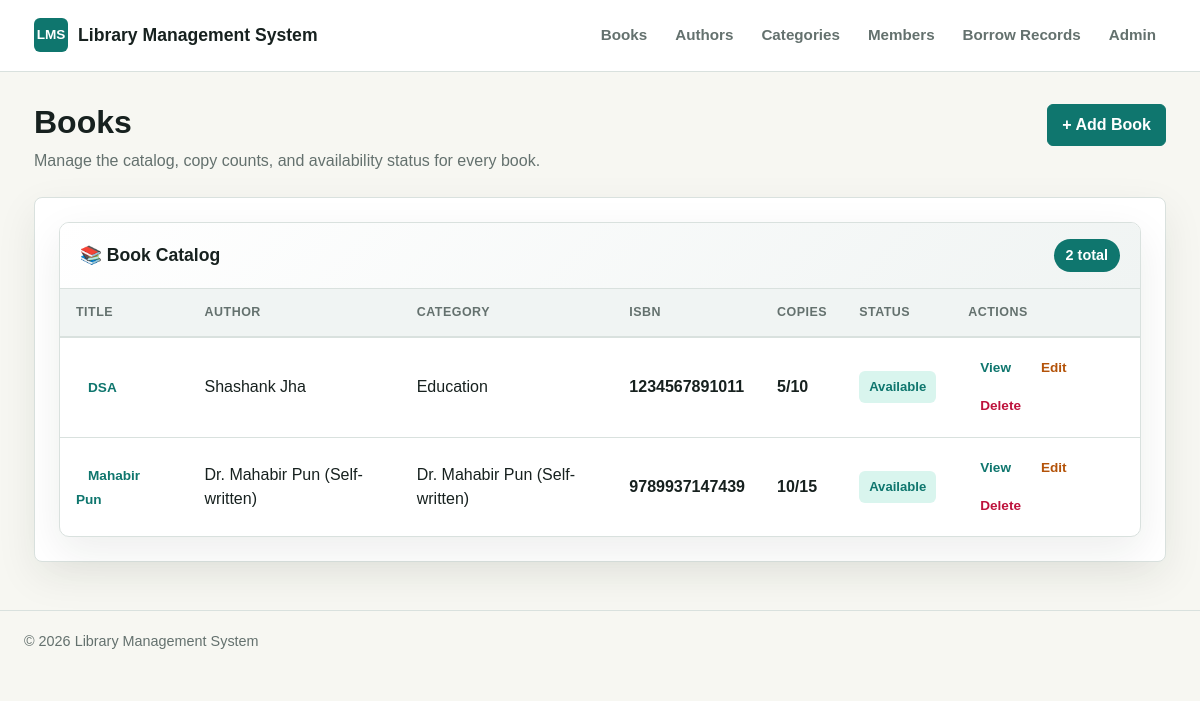
The page /books/ on the database its author committed.
### books/models.py (models this page shows, shortened)
class Book(models.Model):
    STATUS_CHOICES = [
        ('available', 'Available'),
        ('borrowed',  'Borrowed'),
        ('lost',      'Lost'),
    ]
    title = models.CharField(max_length=300)
    author = models.ForeignKey(
        Author,
        on_delete=models.CASCADE,
        related_name='books'
    )
    category = models.ForeignKey(
        Category,
        on_delete=models.SET_NULL,
        null=True, blank=True,
        related_name='books'
    )
    isbn = models.CharField(max_length=13, unique=True)
    published_date = models.DateField()
    description = models.TextField(blank=True)
    total_copies = models.PositiveIntegerField(default=1)
    available_copies = models.PositiveIntegerField(default=1)
    status = models.CharField(
        max_length=20,
        choices=STATUS_CHOICES,
        default='available'
    )
    cover_image = models.ImageField(
        upload_to='covers/',
        blank=True, null=True
    )
    created_at = models.DateTimeField(auto_now_add=True)
    class Meta:
        ordering = ['title']

### authors/models.py (models this page shows, shortened)
class Author(models.Model):
    name = models.CharField(max_length=200)
    bio = models.TextField(blank=True)
    email = models.EmailField(blank=True)
    created_at = models.DateTimeField(auto_now_add=True)
    class Meta:
        ordering = ['name']

### categories/models.py (models this page shows, shortened)
class Category(models.Model):
    name        = models.CharField(max_length=100, unique=True)
    description = models.TextField(blank=True)
    class Meta:
        ordering = ['name']
        verbose_name_plural = 'Categories'

### books/views.py (the view)
# urls.py: path('', views.books_list, name='list'),
def books_list(request):
    books = Book.objects.select_related('author', 'category').all()
    return render(
        request,
        'books/list.html',
        {'books': books}
    )

### books/templates/books/list.html (shortened to what this page needs)
{% extends 'base.html' %}
{% block page_title %}Books{% endblock %}
{% block page_subtitle %}
    <p>Manage the catalog, copy counts, and availability status for every book.</p>
{% endblock %}
{% block page_actions %}
    <a class="button" href="{% url 'books:create' %}">+ Add Book</a>
{% endblock %}
{% block content %}
    {% if books %}
        <div class="list-container">
            <div class="list-header">
                <h3>📚 Book Catalog</h3>
                <span class="book-count">{{ books|length }} total</span>
            </div>
            <div class="book-table-wrap">
                <table class="book-table">
                    <thead>
                        <tr>
                            <th scope="col">Title</th>
                            <th scope="col">Author</th>
                            <th scope="col">Category</th>
                            <th scope="col">ISBN</th>
                            <th scope="col">Copies</th>
                            <th scope="col">Status</th>
                            <th scope="col">Actions</th>
                        </tr>
                    </thead>
                    <tbody>
                        {% for book in books %}
                            <tr>
                                <td class="book-title">
                                    <a class="action-btn view" href="{% url 'books:detail' book.pk %}">
                                        {{ book.title }}
                                    </a>
                                </td>
                                <td>{{ book.author.name }}</td>
                                <td>{{ book.category.name|default:'No category' }}</td>
                                <td><strong>{{ book.isbn }}</strong></td>
                                <td><strong>{{ book.available_copies }}/{{ book.total_copies }}</strong></td>
                                <td>
                                    <span class="status-pill status-{{ book.status }}">
                                        {{ book.get_status_display }}
                                    </span>
                                </td>
                                <td>
                                    <div class="row-actions">
                                        <a class="action-btn view" href="{% url 'books:detail' book.pk %}">View</a>
                                        <a class="action-btn edit" href="{% url 'books:update' book.pk %}">Edit</a>
                                        <a class="action-btn delete" href="{% url 'books:delete' book.pk %}">Delete</a>
                                    </div>
                                </td>
                            </tr>
                        {% endfor %}
                    </tbody>
                </table>
            </div>
        </div>
    {% else %}
        <div class="empty-state">
            <h2>📚 No books yet</h2>
            <p>Add books after creating at least one author.</p>
            <a class="button" href="{% url 'books:create' %}">+ Add Book</a>
        </div>
    {% endif %}
{% endblock %}

### templates/base.html (shortened to what this page needs)
{% load static %}
<!DOCTYPE html>
<html lang="en">
<head>
</head>
<body class="{% block body_class %}{% endblock %}">
    {% url 'admin:index' as admin_url %}
    {% url 'books:list' as books_url %}
    {% url 'authors:list' as authors_url %}
    {% url 'categories:list' as categories_url %}
    {% url 'members:list' as members_url %}
    {% url 'borrow_records:list' as borrow_records_url %}
    <header class="site-header">
        <div class="header-inner">
            <a class="brand" href="{{ admin_url|default:'/' }}" aria-label="Library Management System home">
                <span class="brand-mark">LMS</span>
                <span>Library Management System</span>
            </a>
            <nav class="nav-links" aria-label="Primary navigation">
                <a href="{{ books_url|default:'#' }}">Books</a>
                <a href="{{ authors_url|default:'#' }}">Authors</a>
                <a href="{{ categories_url|default:'#' }}">Categories</a>
                <a href="{{ members_url|default:'#' }}">Members</a>
                <a href="{{ borrow_records_url|default:'#' }}">Borrow Records</a>
                <a href="{{ admin_url|default:'#' }}">Admin</a>
            </nav>
        </div>
    </header>
    <main class="page">
        {% block page_header %}
            <section class="page-heading">
                <div>
                    <h1>{% block page_title %}Library Dashboard{% endblock %}</h1>
                    {% block page_subtitle %}{% endblock %}
                </div>
                <div class="page-actions">
                    {% block page_actions %}{% endblock %}
                </div>
            </section>
        {% endblock %}
        {% block content_wrapper %}
            <section class="content-panel">
                {% block content %}{% endblock %}
            </section>
        {% endblock %}
    </main>
    <footer class="site-footer">
        <div class="footer-inner">
            <span>&copy; {% now "Y" %} Library Management System</span>
        </div>
    </footer>
</body>
</html>

### templates/base.html (style rules this page uses)
:root { --bg: #f7f7f2; --surface: #ffffff; --surface-muted: #f0f4f3; --text: #17211f; --muted: #64716e; --border: #d9e1de; --brand: #0f766e; --brand-dark: #115e59; --accent: #b45309; --danger: #be123c; --shadow: 0 14px 40px rgba(23, 33, 31, 0.08); }
* { box-sizing: border-box; }
body { margin: 0; min-height: 100vh; background: var(--bg); color: var(--text); font-family: Arial, Helvetica, sans-serif; line-height: 1.5; }
a { color: inherit; text-decoration: none; }
.site-header { background: var(--surface); border-bottom: 1px solid var(--border); position: sticky; top: 0; z-index: 10; }
.header-inner { align-items: center; display: flex; gap: 24px; justify-content: space-between; margin: 0 auto; max-width: 1180px; padding: 16px 24px; }
.brand { align-items: center; display: inline-flex; gap: 10px; font-size: 1.1rem; font-weight: 700; letter-spacing: 0; white-space: nowrap; }
.brand-mark { align-items: center; background: var(--brand); border-radius: 6px; color: #ffffff; display: inline-flex; font-size: 0.85rem; height: 34px; justify-content: center; width: 34px; }
.nav-links { align-items: center; display: flex; flex-wrap: wrap; gap: 8px; justify-content: flex-end; }
.nav-links a { border-radius: 6px; color: var(--muted); font-size: 0.95rem; font-weight: 600; padding: 8px 10px; }
.page { margin: 0 auto; max-width: 1180px; padding: 32px 24px 48px; }
.page-heading { align-items: flex-start; display: flex; gap: 18px; justify-content: space-between; margin-bottom: 24px; }
.page-heading h1 { font-size: 2rem; line-height: 1.15; margin: 0; }
.page-heading p { color: var(--muted); margin: 8px 0 0; max-width: 700px; }
.page-actions { align-items: center; display: flex; flex-wrap: wrap; gap: 10px; justify-content: flex-end; }
.button { align-items: center; background: var(--brand); border: 1px solid var(--brand); border-radius: 6px; color: #ffffff; cursor: pointer; display: inline-flex; font: inherit; font-weight: 700; justify-content: center; min-height: 40px; padding: 8px 14px; }
.content-panel { background: var(--surface); border: 1px solid var(--border); border-radius: 8px; box-shadow: var(--shadow); padding: 24px; }
.site-footer { border-top: 1px solid var(--border); color: var(--muted); font-size: 0.9rem; padding: 20px 24px; }
.footer-inner { align-items: center; display: flex; gap: 12px; justify-content: space-between; margin: 0 auto; max-width: 1180px; }

### books/templates/books/list.html (style rules this page uses)
.list-container { background: var(--surface); border: 1px solid var(--border); border-radius: 10px; box-shadow: var(--shadow); overflow: hidden; }
.list-header { background: linear-gradient(135deg, var(--surface) 0%, var(--surface-muted) 100%); border-bottom: 1px solid var(--border); padding: 16px 20px; display: flex; justify-content: space-between; align-items: center; }
.list-header h3 { margin: 0; font-size: 1.1rem; color: var(--text); }
.book-count { background: var(--brand); color: #ffffff; border: none; font-weight: 700; padding: 6px 12px; border-radius: 20px; font-size: 0.9rem; }
.book-table-wrap { overflow-x: auto; }
.book-table { border-collapse: collapse; min-width: 900px; width: 100%; }
.book-table th { background: var(--surface-muted); border-bottom: 2px solid var(--border); color: var(--muted); font-size: 0.78rem; font-weight: 700; letter-spacing: 0.5px; padding: 14px 16px; text-align: left; text-transform: uppercase; }
.book-table td { border-bottom: 1px solid var(--border); padding: 14px 16px; vertical-align: middle; }
.book-table tr:last-child td { border-bottom: 0; }
.book-title { font-weight: 700; color: var(--text); }
.status-pill { border-radius: 6px; display: inline-flex; font-size: 0.82rem; font-weight: 700; padding: 6px 10px; }
.status-available { background: #d9f5ee; color: #0f766e; }
.row-actions { display: flex; flex-wrap: wrap; gap: 6px; }
.action-btn { padding: 6px 12px; border-radius: 4px; font-size: 0.85rem; font-weight: 600; text-decoration: none; transition: all 0.2s ease; }
.action-btn.view { color: var(--brand); background: transparent; }
.action-btn.edit { color: var(--accent); background: transparent; }
.action-btn.delete { color: var(--danger); background: transparent; }

### rows shown on the page
Book: title "DSA", author.name "Shashank Jha", category.name "Education", isbn "1234567891011", available_copies "5", total_copies "10", status "Available"
Book: title "Mahabir Pun", author.name "Dr. Mahabir Pun (Self-written)", category.name "Dr. Mahabir Pun (Self-written)", isbn "9789937147439", available_copies "10", total_copies "15", status "Available"

### other values the page prints
{{ books|length }} "2"
